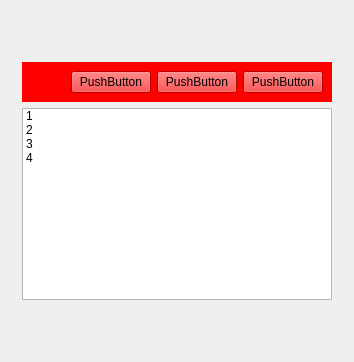
     <widget class="QWidget" name="tab_10">
      <attribute name="title">
       <string>N</string>
      </attribute>
      <layout class="QVBoxLayout" name="verticalLayout_32">
       <item>
        <layout class="QVBoxLayout" name="verticalLayout_30">
         <property name="leftMargin">
          <number>11</number>
         </property>
         <property name="topMargin">
          <number>11</number>
         </property>
         <property name="rightMargin">
          <number>11</number>
         </property>
         <property name="bottomMargin">
          <number>11</number>
         </property>
         <item>
          <spacer name="verticalSpacer_2">
           <property name="orientation">
            <enum>Qt::Vertical</enum>
           </property>
           <property name="sizeHint" stdset="0">
            <size>
             <width>20</width>
             <height>40</height>
            </size>
           </property>
          </spacer>
         </item>
         <item>
          <widget class="MOverlay" name="Overlay_10" native="true">
           <property name="styleSheet">
            <string notr="true">background:red</string>
           </property>
           <property name="direction" stdset="0">
            <string>N</string>
           </property>
           <layout class="QHBoxLayout" name="horizontalLayout_10">
            <item>
             <spacer name="horizontalSpacer_9">
              <property name="orientation">
               <enum>Qt::Horizontal</enum>
              </property>
              <property name="sizeHint" stdset="0">
               <size>
                <width>40</width>
                <height>20</height>
               </size>
              </property>
             </spacer>
            </item>
            <item>
             <widget class="MPushButton" name="pushButton_43">
              <property name="text">
               <string>PushButton</string>
              </property>
             </widget>
            </item>
            <item>
             <widget class="MPushButton" name="pushButton_44">
              <property name="text">
               <string>PushButton</string>
              </property>
             </widget>
            </item>
            <item>
             <widget class="MPushButton" name="pushButton_45">
              <property name="text">
               <string>PushButton</string>
              </property>
             </widget>
            </item>
           </layout>
          </widget>
         </item>
         <item>
          <layout class="QVBoxLayout" name="verticalLayout_31">
           <item>
            <widget class="QListWidget" name="listWidget_11">
             <item>
              <property name="text">
               <string>1</string>
              </property>
             </item>
             <item>
              <property name="text">
               <string>2</string>
              </property>
             </item>
             <item>
              <property name="text">
               <string>3</string>
              </property>
             </item>
             <item>
              <property name="text">
               <string>4</string>
              </property>
             </item>
            </widget>
           </item>
          </layout>
         </item>
        </layout>
       </item>
       <item>
        <spacer name="verticalSpacer_6">
         <property name="orientation">
          <enum>Qt::Vertical</enum>
         </property>
         <property name="sizeHint" stdset="0">
          <size>
           <width>20</width>
           <height>40</height>
          </size>
         </property>
        </spacer>
       </item>
      </layout>
     </widget>
